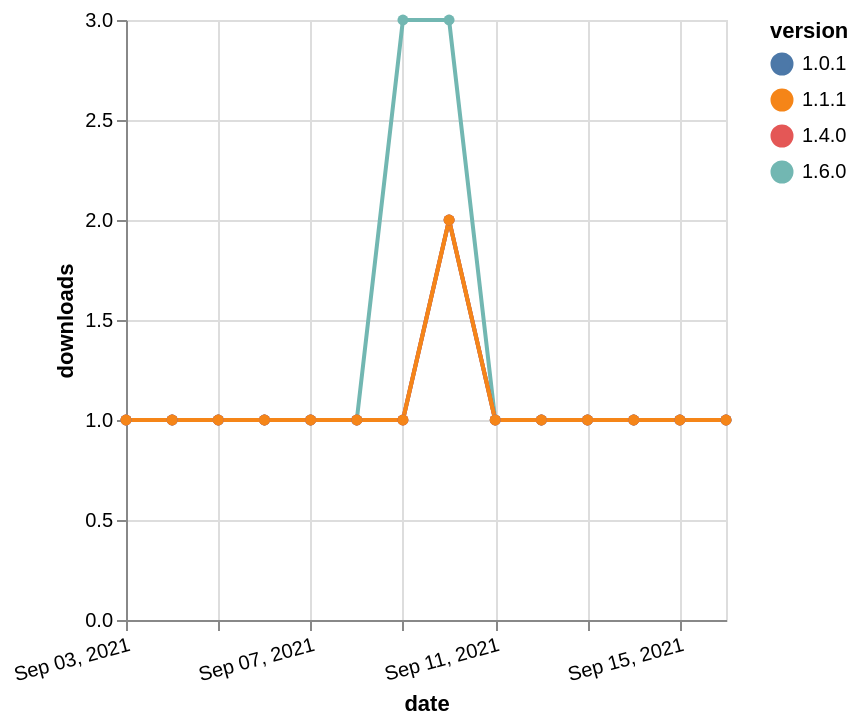

Vega-Lite specification for this chart:
### Vega-Lite specification from a JSON file in a GitHub repository (floating-point values rounded to 4 significant figures)
{"$schema": "https://vega.github.io/schema/vega-lite/v5.json", "description": "A simple bar chart with embedded data.", "data": {"values": [{"date": "2021-09-03", "total": 187, "delta": 1, "version": "1.6.0"}, {"date": "2021-09-04", "total": 188, "delta": 1, "version": "1.6.0"}, {"date": "2021-09-05", "total": 189, "delta": 1, "version": "1.6.0"}, {"date": "2021-09-06", "total": 190, "delta": 1, "version": "1.6.0"}, {"date": "2021-09-07", "total": 191, "delta": 1, "version": "1.6.0"}, {"date": "2021-09-08", "total": 192, "delta": 1, "version": "1.6.0"}, {"date": "2021-09-09", "total": 195, "delta": 3, "version": "1.6.0"}, {"date": "2021-09-10", "total": 198, "delta": 3, "version": "1.6.0"}, {"date": "2021-09-11", "total": 199, "delta": 1, "version": "1.6.0"}, {"date": "2021-09-12", "total": 200, "delta": 1, "version": "1.6.0"}, {"date": "2021-09-13", "total": 201, "delta": 1, "version": "1.6.0"}, {"date": "2021-09-14", "total": 202, "delta": 1, "version": "1.6.0"}, {"date": "2021-09-15", "total": 203, "delta": 1, "version": "1.6.0"}, {"date": "2021-09-16", "total": 204, "delta": 1, "version": "1.6.0"}, {"date": "2021-09-03", "total": 195, "delta": 1, "version": "1.0.1"}, {"date": "2021-09-04", "total": 196, "delta": 1, "version": "1.0.1"}, {"date": "2021-09-05", "total": 197, "delta": 1, "version": "1.0.1"}, {"date": "2021-09-06", "total": 198, "delta": 1, "version": "1.0.1"}, {"date": "2021-09-07", "total": 199, "delta": 1, "version": "1.0.1"}, {"date": "2021-09-08", "total": 200, "delta": 1, "version": "1.0.1"}, {"date": "2021-09-09", "total": 201, "delta": 1, "version": "1.0.1"}, {"date": "2021-09-10", "total": 203, "delta": 2, "version": "1.0.1"}, {"date": "2021-09-11", "total": 204, "delta": 1, "version": "1.0.1"}, {"date": "2021-09-12", "total": 205, "delta": 1, "version": "1.0.1"}, {"date": "2021-09-13", "total": 206, "delta": 1, "version": "1.0.1"}, {"date": "2021-09-14", "total": 207, "delta": 1, "version": "1.0.1"}, {"date": "2021-09-15", "total": 208, "delta": 1, "version": "1.0.1"}, {"date": "2021-09-16", "total": 209, "delta": 1, "version": "1.0.1"}, {"date": "2021-09-03", "total": 161, "delta": 1, "version": "1.4.0"}, {"date": "2021-09-04", "total": 162, "delta": 1, "version": "1.4.0"}, {"date": "2021-09-05", "total": 163, "delta": 1, "version": "1.4.0"}, {"date": "2021-09-06", "total": 164, "delta": 1, "version": "1.4.0"}, {"date": "2021-09-07", "total": 165, "delta": 1, "version": "1.4.0"}, {"date": "2021-09-08", "total": 166, "delta": 1, "version": "1.4.0"}, {"date": "2021-09-09", "total": 167, "delta": 1, "version": "1.4.0"}, {"date": "2021-09-10", "total": 169, "delta": 2, "version": "1.4.0"}, {"date": "2021-09-11", "total": 170, "delta": 1, "version": "1.4.0"}, {"date": "2021-09-12", "total": 171, "delta": 1, "version": "1.4.0"}, {"date": "2021-09-13", "total": 172, "delta": 1, "version": "1.4.0"}, {"date": "2021-09-14", "total": 173, "delta": 1, "version": "1.4.0"}, {"date": "2021-09-15", "total": 174, "delta": 1, "version": "1.4.0"}, {"date": "2021-09-16", "total": 175, "delta": 1, "version": "1.4.0"}, {"date": "2021-09-03", "total": 187, "delta": 1, "version": "1.1.1"}, {"date": "2021-09-04", "total": 188, "delta": 1, "version": "1.1.1"}, {"date": "2021-09-05", "total": 189, "delta": 1, "version": "1.1.1"}, {"date": "2021-09-06", "total": 190, "delta": 1, "version": "1.1.1"}, {"date": "2021-09-07", "total": 191, "delta": 1, "version": "1.1.1"}, {"date": "2021-09-08", "total": 192, "delta": 1, "version": "1.1.1"}, {"date": "2021-09-09", "total": 193, "delta": 1, "version": "1.1.1"}, {"date": "2021-09-10", "total": 195, "delta": 2, "version": "1.1.1"}, {"date": "2021-09-11", "total": 196, "delta": 1, "version": "1.1.1"}, {"date": "2021-09-12", "total": 197, "delta": 1, "version": "1.1.1"}, {"date": "2021-09-13", "total": 198, "delta": 1, "version": "1.1.1"}, {"date": "2021-09-14", "total": 199, "delta": 1, "version": "1.1.1"}, {"date": "2021-09-15", "total": 200, "delta": 1, "version": "1.1.1"}, {"date": "2021-09-16", "total": 201, "delta": 1, "version": "1.1.1"}]}, "width": "container", "mark": {"type": "line", "point": {"filled": true}}, "encoding": {"x": {"field": "date", "type": "temporal", "timeUnit": "yearmonthdate", "title": "date", "axis": {"labelAngle": -15}}, "y": {"field": "delta", "type": "quantitative", "title": "downloads"}, "color": {"field": "version", "type": "nominal"}, "tooltip": {"field": "delta"}}}
